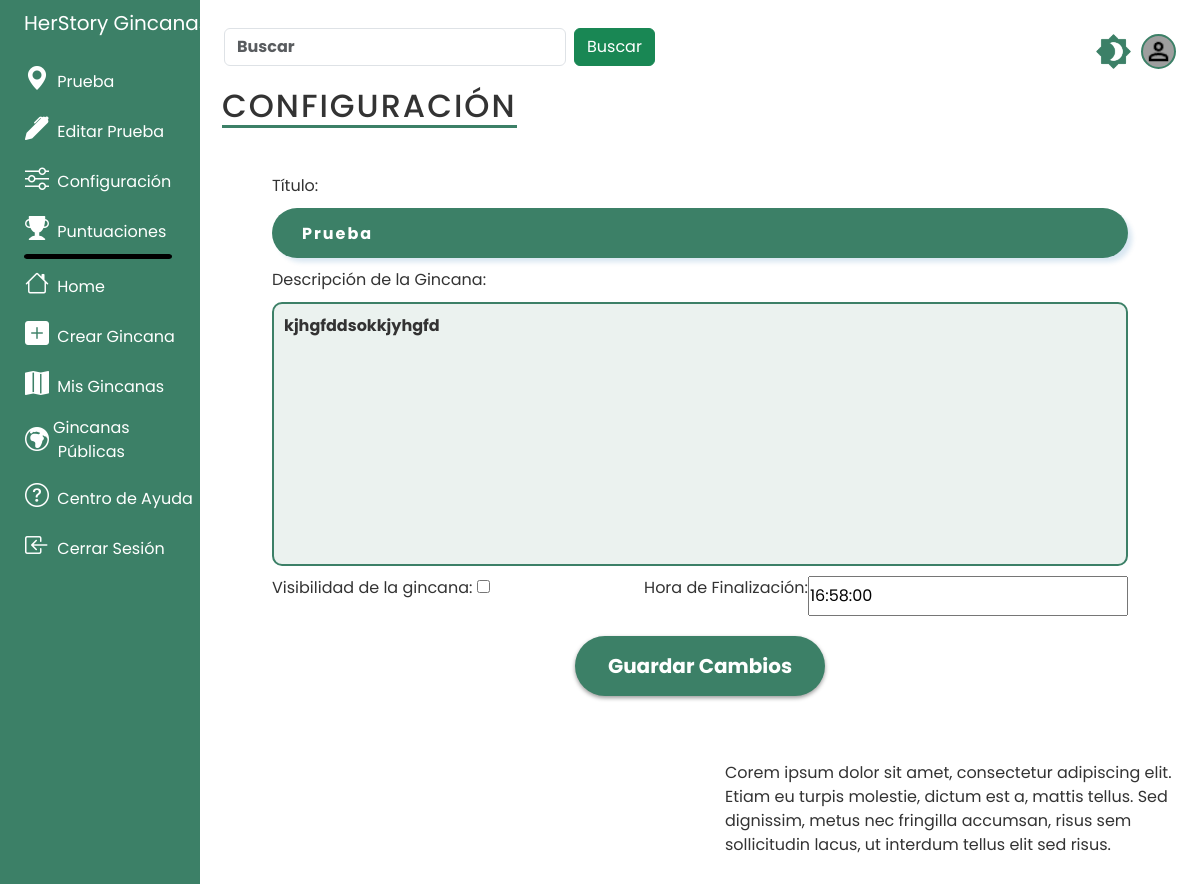
Before: /mis_gincanas/9/configuracion/ (signed in) with the older database file.
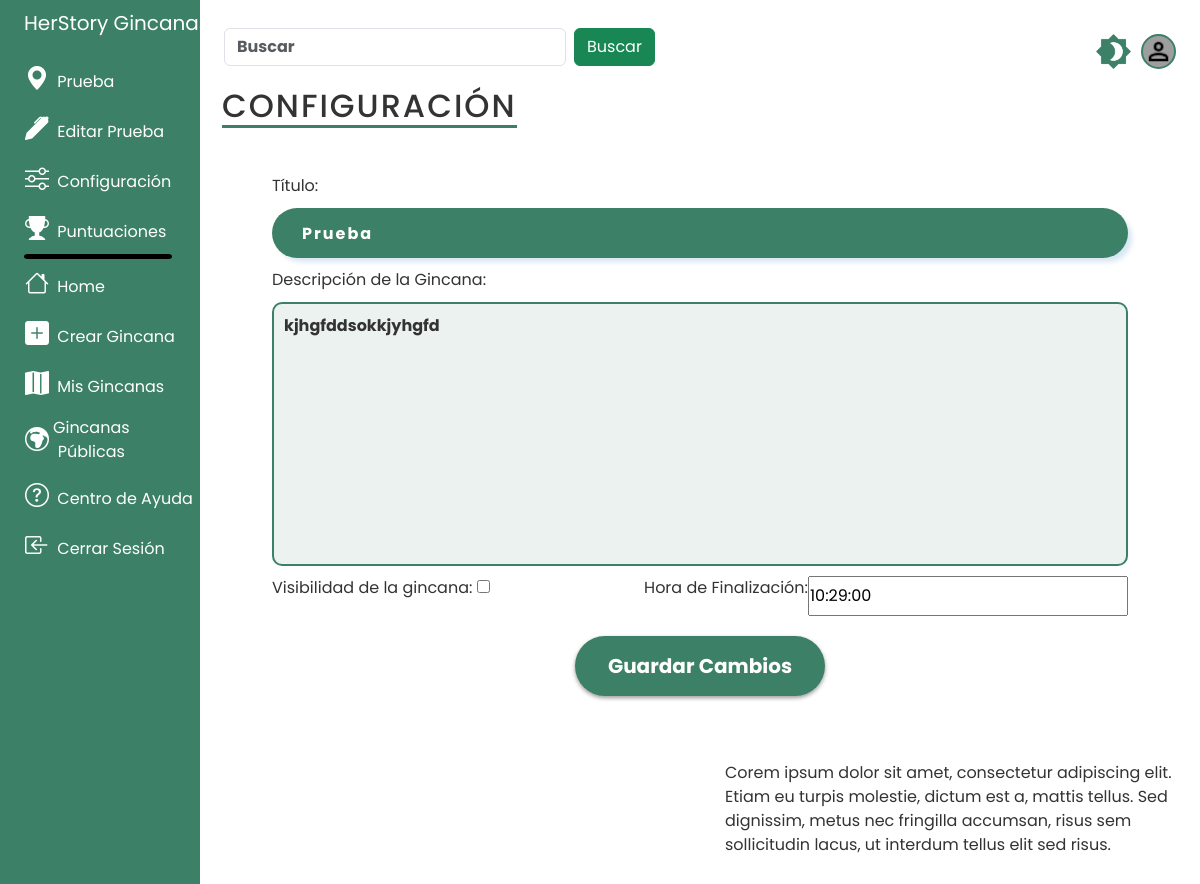
After: the same page with the newer database file.
### tasks/models.py (models this page shows, shortened)
class Gincana(models.Model):
    titulo = models.CharField('Nombre de la gincana', max_length=100)
    descripcion = models.TextField('Descirpción de la gincana', blank=True)
    fecha = models.DateTimeField('Fecha de creación', auto_now_add=True)
    edicion = models.DateTimeField('Edición de la gincana', null=True, blank=True)
    duracion = models.TimeField('Duración', null=True, blank=True)
    visibilidad = models.BooleanField('Visibilidad de la gincana: ', default=False)
    activa = models.BooleanField('Actividad de la gincana', default=False)
    imagen = models.ImageField("Imagen de la gincana", default="mapa.png", upload_to='', null=True, blank=True)
    imagen_oscura = models.ImageField("Imagen oscura de la gincana", default="mapa_oscuro.png", upload_to='', null=True, blank=True)
    email_profesor = models.ForeignKey(Profesor, on_delete=models.CASCADE)

### tasks/views.py (the view, shortened to what this page needs)
# urls.py: path('mis_gincanas/<int:gincana_id>/configuracion/', views.configuracion_gincana, name='configuracion_gincana'),
@login_required
def configuracion_gincana(request, gincana_id):
    profesores = Profesor.objects.filter(email=request.user.email)
    dark_mode_enabled = request.session.get('darkModeEnabled', False)
    if request.method == 'GET':
        gincana = get_object_or_404(Gincana, pk=gincana_id, email_profesor=request.user)
        paradas = Parada.objects.filter(gincana=gincana).order_by('orden')
        paradas_data = []
        for parada in paradas:
            pregunta = parada.pregunta_set.first()
            respuestas = list(pregunta.respuesta_set.all()) if pregunta else []
            parada_data = {
                'nombre': parada.nombre,
                'latitud': parada.latitud,
                'longitud': parada.longitud,
                'pregunta': pregunta.enunciado if pregunta else None,
                'respuestas': [{'respuesta': respuesta.respuesta, 'puntos': respuesta.puntos, 'es_correcta': respuesta.es_correcta} for respuesta in respuestas]
            }
            paradas_data.append(parada_data)
        form = GincanaConfiguracionForm(instance=gincana)
        return render(request, 'configuracion_gincana.html', {'gincana': gincana,'form': form, 'profesores': profesores, 'paradas': paradas_data, 'darkModeEnabled': dark_mode_enabled})

### tasks/templates/configuracion_gincana.html (shortened to what the changed rows need)
<!DOCTYPE html>
{% load static %}
<html lang="es">
<head>
    <link rel="stylesheet" href="{% static 'scss/custom.css' %}">
    <link id="modo" rel="stylesheet" href="{% static 'scss/modo_claro.css' %}">
    <link href="https://cdn.jsdelivr.net/npm/bootstrap@5.3.3/dist/css/bootstrap.min.css" rel="stylesheet">
    <link rel="stylesheet" href="https://cdn.jsdelivr.net/npm/bootstrap-icons@1.11.3/font/bootstrap-icons.min.css">
    <link rel="stylesheet" href="https://unpkg.com/leaflet@1.9.4/dist/leaflet.css" />
</head>
<body>
    <div class="container-fluid">
        <div class="row flex-nowrap">
            {% if user.is_authenticated %}
            <div class="col-auto col-md-3 col-xl-2 px-sm-2 px-0 bg-boton">
                <div class="d-flex flex-column align-items-center align-items-sm-start px-3 pt-2 text-white min-vh-100">
                    <ul class="nav nav-pills flex-column mb-sm-auto mb-0 align-items-center align-items-sm-start position-fixed" id="menu">
                        <a href="{% url 'home' %}" class="d-flex align-items-center pb-3 mb-md-0 me-md-auto text-white text-decoration-none">
                            <span class="fs-5 d-none d-sm-inline">HerStory Gincanas</span>
                        </a>
                        <li class="nav-item">
                            <a href="{% url 'gincana' gincana.id %}" class="btn btn-boton align-middle px-0 text-white">
                                <i class="fs-4 bi-geo-alt-fill"></i> <span class="ms-1 d-none d-md-inline">{{gincana.titulo}}</span>
                            </a>
                        </li>
                        <li class="nav-item">
                            <a href="{% url 'editar_gincana' gincana.id %}" class="btn btn-boton align-middle px-0 text-white">
                                <i class="fs-4 bi-pen-fill"></i> <span class="ms-1 d-none d-md-inline">Editar {{gincana.titulo}}</span> </a>
                        </li>
                        <li class="nav-item">
                            <a href="{% url 'configuracion_gincana' gincana.id %}" class="btn btn-boton align-middle px-0 text-white">
                                <i class="fs-4 bi-sliders"></i> <span class="ms-1 d-none d-md-inline">Configuración</span></a>
                        </li>
                        <li class="nav-item">
                            <a href="{% url 'puntuacion_gincana' gincana.id %}" class="btn btn-boton align-middle px-0 text-white">
                                <i class="fs-4 bi-trophy-fill"></i> <span class="ms-1 d-none d-md-inline">Puntuaciones</span> </a>
                        </li>
                        <img class="separador" src="{% static 'media/separador.png' %}" >
                        <li class="nav-item">
                            <a href="{% url 'home' %}" class="btn btn-boton align-middle px-0 text-white">
                                <i class="fs-4 bi-house"></i> <span class="ms-1 d-none d-md-inline">Home</span>
                            </a>
                        </li>
                        <li class="nav-item">
                            <a href="{% url 'crear_gincana' %}" class="btn btn-boton align-middle px-0 text-white">
                                <i class="fs-4 bi-plus-square-fill"></i> <span class="ms-1 d-none d-md-inline">Crear Gincana</span> </a>
                        </li>
                        <li class="nav-item">
                            <a href="{% url 'mis_gincanas' %}" class="btn btn-boton align-middle px-0 text-white">
                                <i class="fs-4 bi-map-fill"></i> <span class="ms-1 d-none d-md-inline">Mis Gincanas</span></a>
                        </li>
                        <li class="nav-item">
                            <a href="{% url 'gincanas_publicas' %}" class="btn btn-boton align-middle px-0 text-white">
                                <div class="d-flex align-items-center">
                                    <i class="fs-4 bi-globe-europe-africa"></i>
                                    <div class="d-flex flex-column ">
                                        <span class="ms-1 d-none d-md-inline">Gincanas</span>
                                        <span class="ms-1 d-none d-md-inline">Públicas</span>
                                    </div>
                                </div>
                            </a>
                        </li>
                        <li class="nav-item">
                            <a href="{% url 'centro_de_ayuda' %}" class="btn btn-boton align-middle px-0 text-white">
                                <i class="fs-4 bi-question-circle"></i> <span class="ms-1 d-none d-md-inline">Centro de Ayuda</span></a>
                        </li>
                        <li class="nav-item">
                            <a href="{% url 'logout' %}" class="btn btn-boton align-middle px-0 text-white">
                                <i class="fs-4 bi-box-arrow-in-left"></i> <span class="ms-1 d-none d-md-inline">Cerrar Sesión</span></a>
                        </li>
                    </ul>
                </div>
            </div>
            {% endif %}
            <div class="col py-3">
                <div class="container-in">
                    <h1>Configuración</h1>
                    <form method="POST">
                        <div class="form">
                            {{form.titulo.label}}
                            {{form.titulo}}
                            {{form.descripcion.label}}
                            {{form.descripcion}}
                            <div class="input-registro">
                                <div style="flex-grow: 1;">
                                    {{form.visibilidad.label}}
                                    {{form.visibilidad}}
                                </div>
                                <div class="input-registro">
                                    <p>Hora de Finalización:</p>
                                    {{form.duracion}}
                                </div>
                            </div>
                        </div>
                    </form>
                </div>
                </div>
            </div>
        </div>
</body>
</html>

Changed rows visible on the page:
changed Gincana "Prueba": duracion "16:58:00" → "10:29:00"
